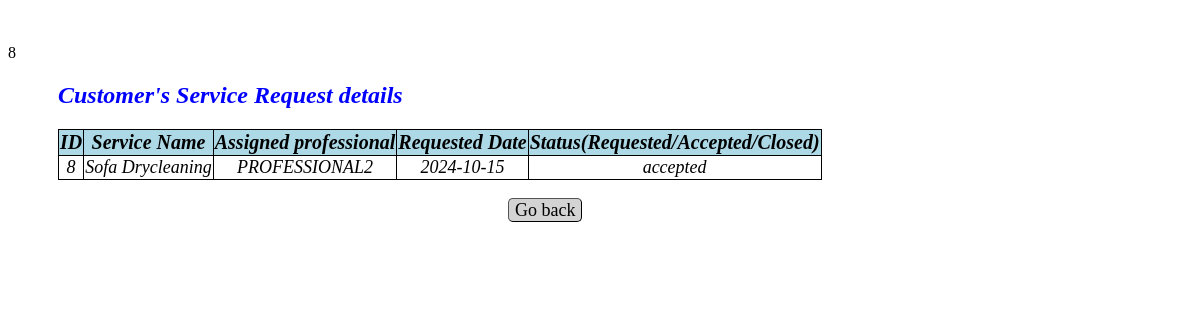
Page /viewcustomerservicerequests/8 on the committed database.
### app.py (models this page shows)
class Customer_Service_Request(db.Model):
    __tablename__="customer_service_request"
    id=db.Column(db.Integer,primary_key=True)
    service_id=db.Column(db.Integer,db.ForeignKey(Service_Info.id),nullable=False)
    customer_id=db.Column(db.Integer,db.ForeignKey(User_Info.id),nullable=False)
    professional_id=db.Column(db.Integer,db.ForeignKey(User_Info.id),nullable=False)
    date_of_request=db.Column(db.String,nullable=False)
    date_of_completion=db.Column(db.String,nullable=False)
    service_status=db.Column(db.String,nullable=False)
    remarks=db.Column(db.String)
    location=db.Column(db.String,nullable=False)
    ratings=db.Column(db.String,nullable=False)

class Service_Info(db.Model):
    __tablename__="service_info"
    id=db.Column(db.Integer,primary_key=True)
    servicename=db.Column(db.String,nullable=False)
    description=db.Column(db.String,nullable=False)
    baseprice=db.Column(db.Integer,nullable=False)
    time_required=db.Column(db.String,nullable=False)
    service_type=db.Column(db.String,nullable=False)
    city=db.Column(db.String,nullable=False)

class User_Info(db.Model):
    __tablename__="user_info"
    id=db.Column(db.Integer,primary_key=True)
    email=db.Column(db.String,nullable=False)
    full_name=db.Column(db.String,nullable=False)
    user_name=db.Column(db.String,unique=True,nullable=False)
    service_name=db.Column(db.String,nullable=False)
    experience=db.Column(db.Integer,nullable=False)
    pwd=db.Column(db.String,nullable=False)
    add=db.Column(db.String,nullable=True)
    pincode=db.Column(db.String,nullable=False)
    role=db.Column(db.Integer,nullable=False,default=1)
    status=db.Column(db.String,unique=True)
    location=db.Column(db.String,nullable=False)
    reviews=db.Column(db.String,nullable=False)
    phone_number=db.Column(db.Integer,nullable=False)

### app.py (the view)
@app.route("/viewcustomerservicerequests/<int:id>", methods=["GET"])
def customer_service_requests(id):
    service = Customer_Service_Request.query.filter_by(id=id).first()
    servname=Service_Info.query.all()
    user=User_Info.query.all()
    return render_template("view_customerservicerequests.html",servname=servname,service=service,customer_id=service.customer_id,professional_id=service.professional_id,user=user)

### templates/view_customerservicerequests.html (shortened to what this page needs)
<!DOCTYPE html>
<html lang="en">
<head>
</head>
<body>
    <br><br>
    {{service.id}}
    <h2>Customer's Service Request details</h2>
    <table id="service-table">
        <thead>
            <tr>
                <th>ID</th>
                <th>Service Name</th>
                <th>Assigned professional</th>
                <th>Requested Date</th>
                <th>Status(Requested/Accepted/Closed)</th>
            </tr>
        <tbody>
            {% for usr in user %}
            {% if usr.id==professional_id%}
            {% for srv in servname %}
            {% if srv.id == service.service_id %}
            <tr>
                <td>{{service["id"]}}</td>
                <td>{{srv["servicename"]}}</td>
                <td>{{usr["full_name"]}}</td>
                <td>{{service["date_of_request"]}}</td>
                <td>{{service["service_status"]}}</td>
            </tr>
            {% endif %}
            {% endfor %}
            {% endif %}
            {% endfor %}
        </tbody>
        </thead>
    </table>
    <a class="button" href="/admindashboard">Go back</a>
</body>
</html>

### templates/view_customerservicerequests.html (style rules this page uses)
table , td { text-align: center; font-style: italic; width:auto; margin-left: 50px; border-radius: 10px; border-color: blue; border: 1px solid black; border-collapse: collapse ; margin-bottom: 20px; }
th { background-color: lightblue; border: 1px solid black; font-size:20px; }
td { font-size:18px; }
h2 { font-style: italic; margin-left: 50px; color: blue; margin-bottom: 20px; }
a.button { padding: 1px 6px; border: 1px outset buttonborder; border-radius: 5px; color: black; background-color: lightgrey; text-decoration: none; font-size:18px }
a { margin-left: 500px; }

### rows in the picture
Customer_Service_Request: id "8", date_of_request "2024-10-15", service_status "accepted"
User_Info: full_name "PROFESSIONAL2"
Service_Info: servicename "Sofa Drycleaning"
